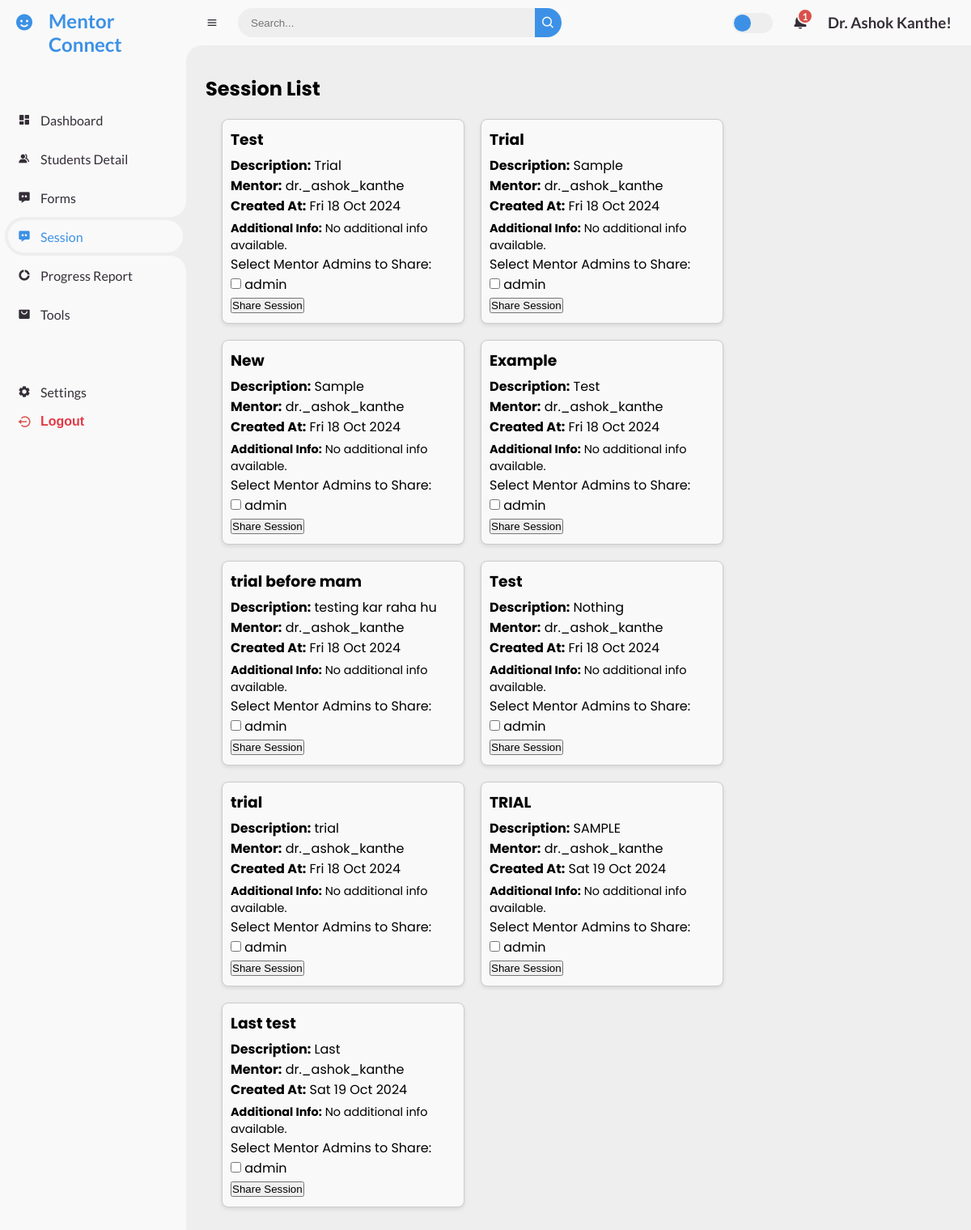
Page /sessions/ (signed in) on the earlier database version.
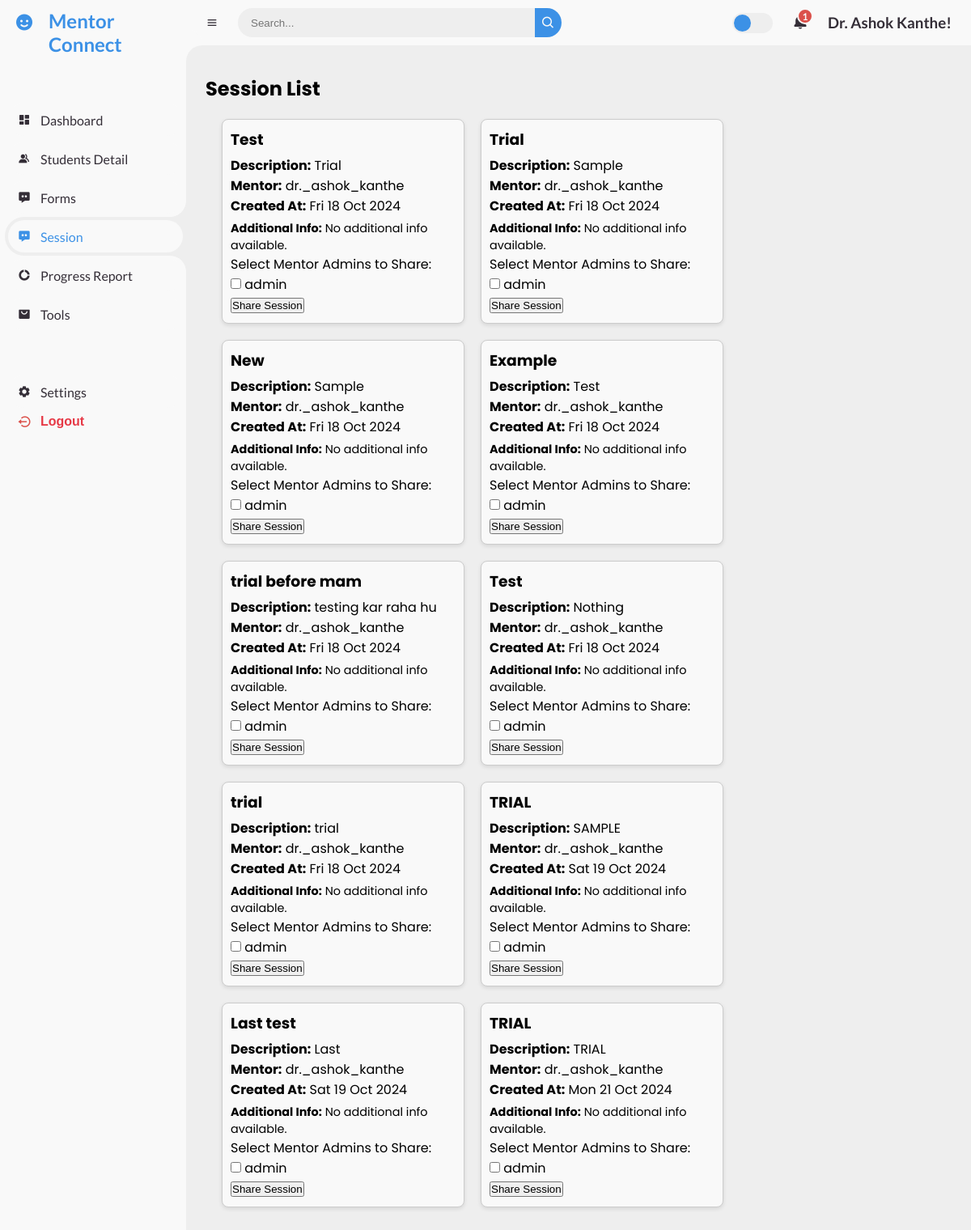
Same page on the later database version.
### mentor/models.py (models this page shows, shortened)
class Session(models.Model):
    student = models.ForeignKey('MentorshipData', on_delete=models.CASCADE)
    title = models.CharField(max_length=200)
    description = models.TextField()
    mentor = models.ForeignKey(User, on_delete=models.CASCADE, related_name="sessions")
    created_at = models.DateTimeField(auto_now_add=True)
    updated_at = models.DateTimeField(auto_now=True)
    additional_info = models.JSONField(default=dict)
    mentor_admins = models.ManyToManyField(MentorAdmin, related_name="shared_sessions", blank=True)
    objects = DynamicFieldsManager()
    def __init__(self, *args, **kwargs):
        super().__init__(*args, **kwargs)
        for key, value in self.additional_info.items():
            setattr(self, key, value)
    class Meta:
        indexes = [
            models.Index(fields=['mentor']),
            models.Index(fields=['created_at']),
        ]

### mentor_admin/models.py (models this page shows, shortened)
class MentorAdmin(models.Model):
    user = models.OneToOneField(User, on_delete=models.CASCADE)

### mentor/views.py (the view)
@login_required
def session_list(request):
    mentor = request.user
    sessions = Session.objects.filter(mentor=request.user)
    username = mentor.username
    readable_name = username.replace('_', ' ').title()
    students = MentorshipData.objects.filter(faculty_mentor=readable_name)
    available_mentor_admins = MentorAdmin.objects.all()
    return render(request, 'session_list.html', {
        'sessions': sessions,
        'available_mentor_admins': available_mentor_admins
    })

### mentor/templatetags/username_filters.py (called while the page is built)
@register.filter
def readable_username(value):
    return value.replace('_', ' ').title()

### templates/session_list.html (shortened to what this page needs)
{% extends 'base.html' %}
{% block content %}
<h2>Session List</h2>
<div class="session-container">
    {% for session in sessions %}
        <div class="session-card">
            <h3>{{ session.title }}</h3>
            <p><strong>Description:</strong> {{ session.description }}</p>
            <p><strong>Mentor:</strong> {{ session.mentor.username }}</p>
            <p><strong>Created At:</strong> {{ session.created_at|date:"D d M Y" }}</p>
            <div class="additional-info">
                <strong>Additional Info:</strong>
                {% if session.additional_info %}
                    {% for key, value in session.additional_info.items %}
                        <strong>{{ key }}:</strong> {{ value }}<br>
                    {% endfor %}
                {% else %}
                    <span>No additional info available.</span>
                {% endif %}
            </div>
            <form method="POST" action="{% url 'share_session_with_mentor_admin' session.id %}">
                <label for="mentor-admins">Select Mentor Admins to Share:</label><br>
                {% for mentor_admin in available_mentor_admins %}
                    <input type="checkbox" name="mentor_admins" value="{{ mentor_admin.id }}">
                    {{ mentor_admin.user.username }}<br>
                {% endfor %}
                <button type="submit">Share Session</button>
            </form>
        </div>
    {% empty %}
        <div class="no-sessions">No sessions available.</div>
    {% endfor %}
</div>
{% endblock %}

Differences in the rows shown:
added Session: title "TRIAL", description "TRIAL", mentor.username "dr._ashok_kanthe", created_at "Mon 21 Oct 2024", additional_info "No additional info available.", MentorAdmin (user.username "admin")
